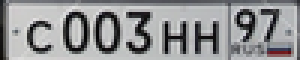
%> input picture fastsr/test.png, 100 x 20 px (shown 3 times larger)
$ octave shift_test.m   (GNU Octave 9; MATLAB toolbox functions it lacks are replaced by stand-ins)
%> lines starting %> are read from the running program, lines starting %| are printed output that depends on the picture
### fastsr/shift.m
%shift i dy dx with subpixel
function image = shift(image, dy, dx)
    [n, m] = size(image);

    [ygrid,xgrid] = ndgrid(1:n,1:m);

    % cubic is better
    image = interp2(ygrid',xgrid',image',ygrid-dy, xgrid-dx,'cubic',0);
end

### fastsr/shift_test.m
filename = 'out.gif';
im = im2double(rgb2gray(imread('test.png')));
%> im: size 20x100 double; min 0, max 0.89, mean 0.575
for n = 1:10
    imshow(shift(im,n/10,0),'InitialMagnification','fit')
    pause(0.05)
    drawnow
    frame = getframe(1);
    img = frame2im(frame);
    [imind,cm] = rgb2ind(img,256);
    if n == 1;
        imwrite(imind,cm,filename,'gif', 'Loopcount',inf);
    else
        imwrite(imind,cm,filename,'gif','WriteMode','append');
    end
end
%> this loop made 10 passes
%> pass 1, in shift, `image = interp2(ygrid',xgrid',image',ygrid-dy, xgrid-dx,'cubic',0);`:
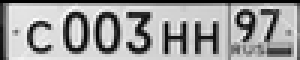
%> image: size 20x100 double (shown 3 times larger); min -0.00358, max 0.898, mean 0.555; drawn with min black and max white
%> pass 1, `img = frame2im(frame);`:
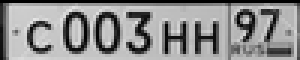
%> img: size 60x300x3 uint8; min 0, max 229, mean 141.7
%> pass 1, `[imind,cm] = rgb2ind(img,256);`:
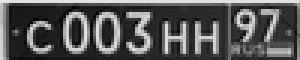
%> imind: size 60x300 uint8; min 0, max 225, mean 86.1
